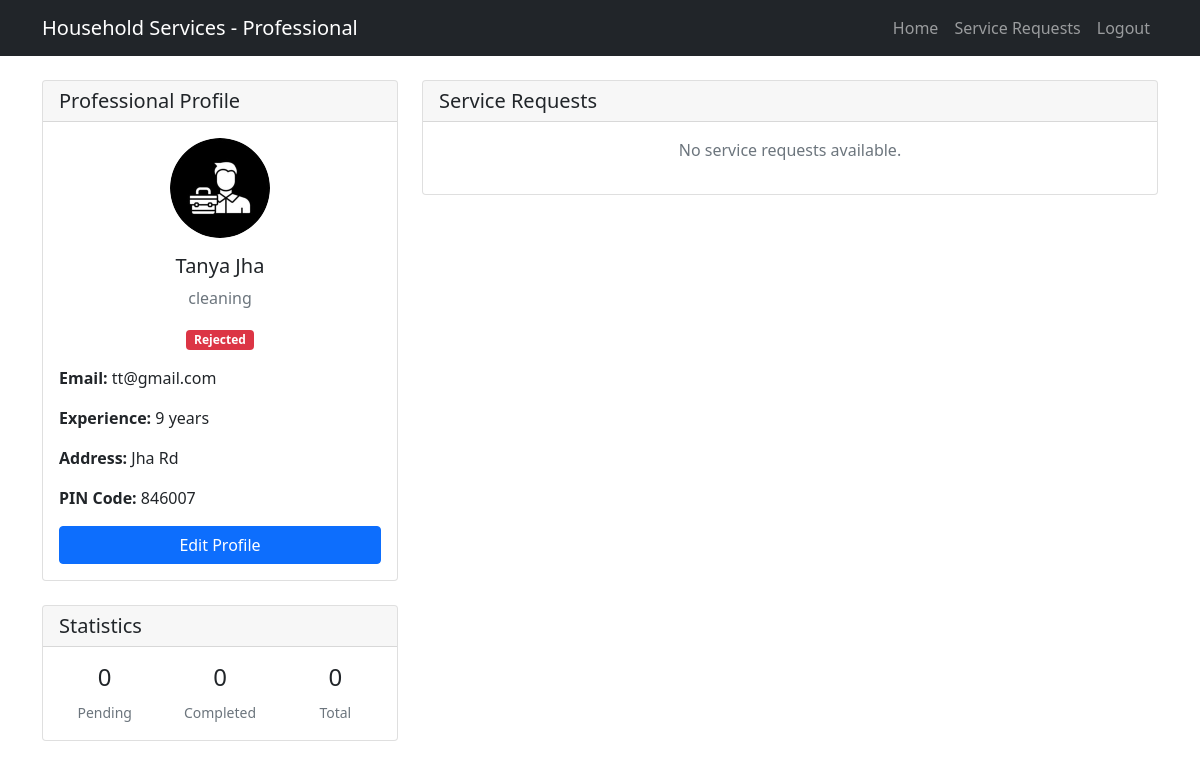
/professional-dashboard (signed in), run on the app's committed database.
### models.py (models this page shows)
class ProfessionalDetails(db.Model):
    id = db.Column(db.Integer, primary_key=True)
    user_id = db.Column(db.Integer, db.ForeignKey('user.id'), nullable=False)
    email = db.Column(db.String(120), unique=True, nullable=False)
    fullname = db.Column(db.String(100), nullable=False)
    service_id = db.Column(db.Integer, db.ForeignKey('base_service.id'), nullable=False)
    experience_years = db.Column(db.Integer, nullable=False)
    document_path = db.Column(db.String(200), nullable=False)
    address = db.Column(db.Text, nullable=False)
    pin_code = db.Column(db.String(10), nullable=False)
    status = db.Column(db.String(20), nullable=False, default='pending')
    user = db.relationship('User', backref=db.backref('professional_details', lazy=True))
    service = db.relationship('BaseService', backref=db.backref('professionals', lazy=True))

class BaseService(db.Model):
    id = db.Column(db.Integer, primary_key=True)
    name = db.Column(db.String(100), nullable=False)
    description = db.Column(db.Text, nullable=False)
    price = db.Column(db.Float, nullable=False)
    created_at = db.Column(db.DateTime, nullable=False, default=db.func.current_timestamp())
    updated_at = db.Column(db.DateTime, nullable=False, default=db.func.current_timestamp(), onupdate=db.func.current_timestamp())
    services = db.relationship('Service', backref='base_service', lazy=True)

### app.py (the view)
@app.route("/professional-dashboard")
def professional_dashboard():
    if "user_id" not in session or session["role"] != "professional":
        flash("Please login as a professional to access this page.", "danger")
        return redirect(url_for("login"))
    user_id = session["user_id"]
    professional = ProfessionalDetails.query.filter_by(user_id=user_id).first()
    service_requests = ServiceBooking.query.filter_by(professional_id=professional.id).order_by(
        ServiceBooking.created_at.desc()
    ).all()
    stats = {
        "pending": ServiceBooking.query.filter_by(professional_id=professional.id, status="pending").count(),
        "completed": ServiceBooking.query.filter_by(professional_id=professional.id, status="completed").count(),
        "total": ServiceBooking.query.filter_by(professional_id=professional.id).count(),
    }
    return render_template(
        "professional_dashboard.html",
        professional=professional,
        service_requests=service_requests,
        stats=stats
    )

### templates/professional_dashboard.html (shortened to what this page needs)
<!DOCTYPE html>
<html lang="en">
<head>
    <link href="https://cdn.jsdelivr.net/npm/bootstrap@5.1.3/dist/css/bootstrap.min.css" rel="stylesheet">
</head>
<body>
    <nav class="navbar navbar-expand-lg navbar-dark bg-dark">
        <div class="container">
            <a class="navbar-brand" href="#">Household Services - Professional</a>
            <div class="collapse navbar-collapse" id="navbarNav">
                <ul class="navbar-nav ms-auto">
                    <li class="nav-item">
                        <a class="nav-link" href="{{ url_for('home') }}">Home</a>
                    </li>
                    <li class="nav-item">
                        <a class="nav-link" href="#requests">Service Requests</a>
                    </li>
                    <li class="nav-item">
                        <a class="nav-link" href="{{ url_for('logout') }}">Logout</a>
                    </li>
                </ul>
            </div>
        </div>
    </nav>
    <div class="container mt-4">
        <div class="row">
            <div class="col-md-4">
                <div class="card mb-4">
                    <div class="card-header">
                        <h5 class="card-title mb-0">Professional Profile</h5>
                    </div>
                    <div class="card-body">
                        <div class="text-center mb-3">
                            <img src="static/professional.jpg" class="rounded-circle" alt="Profile Picture" style="width: 100px; height: 100px;">
                            <h5 class="mt-3">{{ professional.fullname }}</h5>
                            <p class="text-muted">{{ professional.service.name }}</p>
                            {% if professional.status == 'verified' %}
                                <span class="badge bg-success">Verified</span>
                            {% elif professional.status == 'rejected' %}
                                <span class="badge bg-danger">Rejected</span>
                            {% else %}
                                <span class="badge bg-warning">Pending Verification</span>
                            {% endif %}
                        </div>
                        <div class="mb-3">
                            <strong>Email:</strong> {{ professional.email }}
                        </div>
                        <div class="mb-3">
                            <strong>Experience:</strong> {{ professional.experience_years }} years
                        </div>
                        <div class="mb-3">
                            <strong>Address:</strong> {{ professional.address }}
                        </div>
                        <div class="mb-3">
                            <strong>PIN Code:</strong> {{ professional.pin_code }}
                        </div>
                        <button class="btn btn-primary w-100" data-bs-toggle="modal" data-bs-target="#editProfileModal">
                            Edit Profile
                        </button>
                    </div>
                </div>
                <div class="card">
                    <div class="card-header">
                        <h5 class="card-title mb-0">Statistics</h5>
                    </div>
                    <div class="card-body">
                        <div class="row text-center">
                            <div class="col-4">
                                <h4>{{ stats.pending }}</h4>
                                <small class="text-muted">Pending</small>
                            </div>
                            <div class="col-4">
                                <h4>{{ stats.completed }}</h4>
                                <small class="text-muted">Completed</small>
                            </div>
                            <div class="col-4">
                                <h4>{{ stats.total }}</h4>
                                <small class="text-muted">Total</small>
                            </div>
                        </div>
                    </div>
                </div>
            </div>
            <div class="col-md-8" id="requests">
                <div class="card">
                    <div class="card-header">
                        <h5 class="card-title mb-0">Service Requests</h5>
                    </div>
                    <div class="card-body">
                        {% if service_requests %}
                        {% for request in service_requests %}
                        <div class="card mb-3">
                            <div class="card-body">
                                <div class="d-flex justify-content-between">
                                    <div>
                                        <h5 class="card-title">{{ request.customer.fullname }}</h5>
                                        <p class="card-text">
                                            <small class="text-muted">
                                                Requested for: {{ request.service_date }} at {{ request.service_time }}
                                            </small>
                                        </p>
                                        <p class="mb-1"><strong>Address:</strong> {{ request.customer.address }}</p>
                                        <p class="mb-1"><strong>Notes:</strong> {{ request.notes }}</p>
                                    </div>
                                    <div class="text-end">
                                        <span class="badge bg-{{ 'success' if request.status == 'completed' else 'warning' if request.status == 'pending' else 'danger' }} mb-2 d-block">
                                            {{ request.status }}
                                        </span>
                                        {% if request.status == 'pending' %}
                                        <div class="btn-group">
                                            <form action="{{ url_for('accept_request', request_id=request.id) }}"
                                                  method="post" style="display: inline;">
                                                <button type="submit" class="btn btn-success btn-sm">Accept</button>
                                            </form>
                                            <form action="{{ url_for('decline_request', request_id=request.id) }}"
                                                  method="post" style="display: inline;">
                                                <button type="submit" class="btn btn-danger btn-sm">Decline</button>
                                            </form>
                                        </div>
                                        {% endif %}
                                    </div>
                                </div>
                            </div>
                        </div>
                        {% endfor %}
                        {% else %}
                        <p class="text-center text-muted">No service requests available.</p>
                        {% endif %}
                    </div>
                </div>
            </div>
        </div>
    </div>
</body>
</html>

### data on the page
ProfessionalDetails: fullname "Tanya Jha", email "tt@gmail.com", experience_years "9", address "Jha Rd", pin_code "846007"
BaseService: service.name "cleaning"

### other printed values
{{ stats.pending }} "0"
{{ stats.completed }} "0"
{{ stats.total }} "0"
